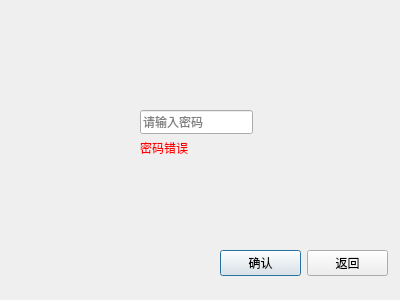
<?xml version="1.0" encoding="UTF-8"?>
<ui version="4.0">
 <class>AdminDialog</class>
 <widget class="QDialog" name="AdminDialog">
  <property name="geometry">
   <rect>
    <x>0</x>
    <y>0</y>
    <width>400</width>
    <height>300</height>
   </rect>
  </property>
  <property name="minimumSize">
   <size>
    <width>400</width>
    <height>300</height>
   </size>
  </property>
  <property name="maximumSize">
   <size>
    <width>400</width>
    <height>300</height>
   </size>
  </property>
  <property name="windowTitle">
   <string>管理员登录</string>
  </property>
  <property name="windowIcon">
   <iconset resource="../res.qrc">
    <normaloff>:/icon.png</normaloff>:/icon.png</iconset>
  </property>
  <widget class="QLineEdit" name="lineEditPassword">
   <property name="geometry">
    <rect>
     <x>140</x>
     <y>110</y>
     <width>113</width>
     <height>24</height>
    </rect>
   </property>
   <property name="inputMethodHints">
    <set>Qt::ImhHiddenText|Qt::ImhNoAutoUppercase|Qt::ImhNoPredictiveText|Qt::ImhSensitiveData</set>
   </property>
   <property name="echoMode">
    <enum>QLineEdit::Password</enum>
   </property>
   <property name="placeholderText">
    <string>请输入密码</string>
   </property>
   <property name="cursorMoveStyle">
    <enum>Qt::LogicalMoveStyle</enum>
   </property>
  </widget>
  <widget class="QLabel" name="labelError">
   <property name="geometry">
    <rect>
     <x>140</x>
     <y>140</y>
     <width>49</width>
     <height>16</height>
    </rect>
   </property>
   <property name="styleSheet">
    <string notr="true">color: rgb(255, 0, 0);</string>
   </property>
   <property name="text">
    <string>密码错误</string>
   </property>
  </widget>
  <widget class="QWidget" name="layoutWidget">
   <property name="geometry">
    <rect>
     <x>220</x>
     <y>250</y>
     <width>168</width>
     <height>26</height>
    </rect>
   </property>
   <layout class="QHBoxLayout" name="horizontalLayout">
    <item>
     <widget class="QPushButton" name="pushButtonOk">
      <property name="text">
       <string>确认</string>
      </property>
     </widget>
    </item>
    <item>
     <widget class="QPushButton" name="pushButtonBack">
      <property name="text">
       <string>返回</string>
      </property>
     </widget>
    </item>
   </layout>
  </widget>
 </widget>
 <resources>
  <include location="../res.qrc"/>
 </resources>
 <connections>
  <connection>
   <sender>pushButtonBack</sender>
   <signal>clicked()</signal>
   <receiver>AdminDialog</receiver>
   <slot>close()</slot>
   <hints>
    <hint type="sourcelabel">
     <x>349</x>
     <y>261</y>
    </hint>
    <hint type="destinationlabel">
     <x>199</x>
     <y>149</y>
    </hint>
   </hints>
  </connection>
 </connections>
</ui>
